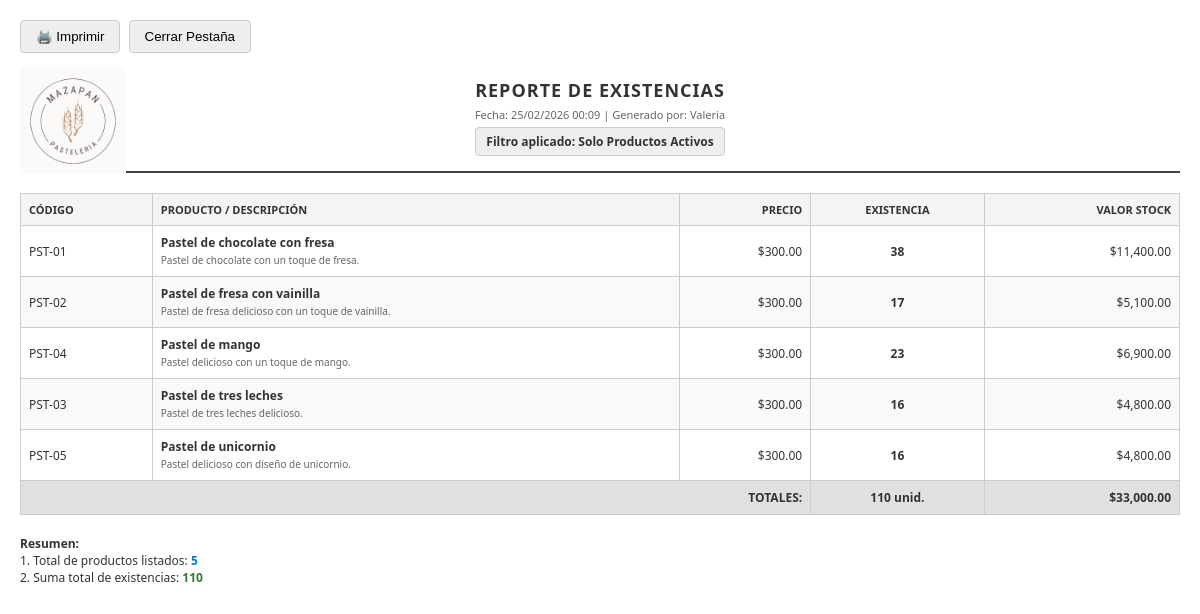
Page /reporte_inventario.php (signed in) on the committed database.
### tables this page shows
CREATE TABLE `items` (
  `id` int(10) UNSIGNED NOT NULL,
  `codigo` varchar(50) NOT NULL,
  `nombre` varchar(150) NOT NULL,
  `descripcion` text DEFAULT NULL,
  `precio` decimal(10,2) NOT NULL,
  `id_proveedor` int(10) UNSIGNED DEFAULT NULL,
  `activo` tinyint(1) NOT NULL DEFAULT 1,
  `creado_en` timestamp NOT NULL DEFAULT current_timestamp(),
  `imagen` varchar(255) DEFAULT 'default.png'
);

### reporte_inventario.php (the view, shortened to what this page needs)
<?php
require 'db.php';
$filtro = isset($_GET['filtro']) ? $_GET['filtro'] : 'activos';
$condicion = "";
$texto_filtro = "";
if ($filtro === 'activos') {
    $condicion = " AND i.activo = 1 ";
    $texto_filtro = "Solo Productos Activos";
} else {
    $texto_filtro = "Todos (Activos e Inactivos)";
}
$sql = "SELECT i.*, IFNULL(e.cantidad, 0) as stock
        FROM items i
        LEFT JOIN existencias e ON i.id = e.id_item
        WHERE 1=1 $condicion
        ORDER BY i.nombre ASC";
$result = $conn->query($sql);
?>
<!DOCTYPE html>
<html lang="es">
<head>
</head>
<body onload="window.print()">
    <div class="no-print" style="margin-bottom:15px;">
        <button class="btn" onclick="window.print()">🖨️ Imprimir</button>
        <button class="btn" onclick="window.close()">Cerrar Pestaña</button>
    </div>
    <div class="header-wrapper">
        <img src="img_items/logo.png" alt="Logo" class="logo" onerror="this.style.display='none'">
        <div class="header-content">
            <h2>Reporte de Existencias</h2>
            <div class="info">
                Fecha: <?= date("d/m/Y H:i") ?> | Generado por: <?= htmlspecialchars($_SESSION['user_name']) ?>
            </div>
            <div class="badge-filtro">Filtro aplicado: <?= $texto_filtro ?></div>
        </div>
    </div>
    <table>
        <thead>
            <tr>
                <th>Código</th>
                <th>Producto / Descripción</th>
                <th class="text-right">Precio</th>
                <th class="text-center">Existencia</th>
                <th class="text-right">Valor Stock</th>
            </tr>
        </thead>
        <tbody>
            <?php
            $count = 0;
            $sum_stock = 0;
            $valor_total = 0;
            while($r = $result->fetch_assoc()):
                $count++;
                $sum_stock += $r['stock'];
                $valor = $r['precio'] * $r['stock'];
                $valor_total += $valor;
            ?>
            <tr>
                <td><?= $r['codigo'] ?></td>
                <td>
                    <strong><?= $r['nombre'] ?></strong><br>
                    <small style="color:#666;"><?= $r['descripcion'] ?></small>
                </td>
                <td class="text-right">$<?= number_format($r['precio'], 2) ?></td>
                <td class="text-center bold" style="<?= $r['stock']<=5 ? 'color:red' : '' ?>">
                    <?= $r['stock'] ?>
                </td>
                <td class="text-right">$<?= number_format($valor, 2) ?></td>
            </tr>
            <?php endwhile; ?>
            <tr style="background-color: #e0e0e0; font-weight:bold;">
                <td colspan="3" class="text-right">TOTALES:</td>
                <td class="text-center"><?= $sum_stock ?> unid.</td>
                <td class="text-right">$<?= number_format($valor_total, 2) ?></td>
            </tr>
        </tbody>
    </table>
    <div style="margin-top: 20px;">
        <strong>Resumen:</strong><br>
        1. Total de productos listados: <span style="color:#0275d8; font-weight:bold;"><?= $count ?></span><br>
        2. Suma total de existencias: <span style="color:#2E7D32; font-weight:bold;"><?= $sum_stock ?></span>
    </div>
</body>
</html>

### reporte_inventario.php (style rules this page uses)
body { font-family: 'Segoe UI', Tahoma, Geneva, Verdana, sans-serif; margin: 20px; font-size: 12px; color: #333; }
.header-wrapper { position: relative; min-height: 80px; border-bottom: 2px solid #444; padding-bottom: 15px; margin-bottom: 20px; }
.logo { position: absolute; top: 0; left: 0; width: 28mm; }
.header-content { text-align: center; width: 100%; padding-top: 5px; }
h2 { margin: 5px 0; text-transform: uppercase; letter-spacing: 1px; }
.info { font-size: 11px; color: #666; }
table { width: 100%; border-collapse: collapse; margin-top: 10px; }
th, td { border: 1px solid #ccc; padding: 8px; text-align: left; }
th { background-color: #f4f4f4; font-weight: bold; text-transform: uppercase; font-size: 11px; }
tr:nth-child(even) { background-color: #f9f9f9; }
.text-center { text-align: center; }
.text-right { text-align: right; }
.bold { font-weight: bold; }
.badge-filtro { background: #eee; padding: 5px 10px; border-radius: 4px; border: 1px solid #ccc; font-weight: bold; display: inline-block; margin-top: 5px; }
.btn { padding: 8px 15px; cursor: pointer; border: 1px solid #ccc; background: #eee; border-radius: 4px; margin-right: 5px; }

### rows in the picture
items: codigo "PST-01", nombre "Pastel de chocolate con fresa", descripcion "Pastel de chocolate con un toque de fresa.", precio "300.00", stock "38", valor "11,400.00"
items: codigo "PST-02", nombre "Pastel de fresa con vainilla", descripcion "Pastel de fresa delicioso con un toque de vainilla.", precio "300.00", stock "17", valor "5,100.00"
items: codigo "PST-04", nombre "Pastel de mango", descripcion "Pastel delicioso con un toque de mango.", precio "300.00", stock "23", valor "6,900.00"
items: codigo "PST-03", nombre "Pastel de tres leches", descripcion "Pastel de tres leches delicioso.", precio "300.00", stock "16", valor "4,800.00"
items: codigo "PST-05", nombre "Pastel de unicornio", descripcion "Pastel delicioso con diseño de unicornio.", precio "300.00", stock "16", valor "4,800.00"

### other values in the picture
$_SESSION['user_name'] "Valeria"
$texto_filtro "Solo Productos Activos"
$sum_stock "110"
$valor_total "33,000.00"
$count "5"
